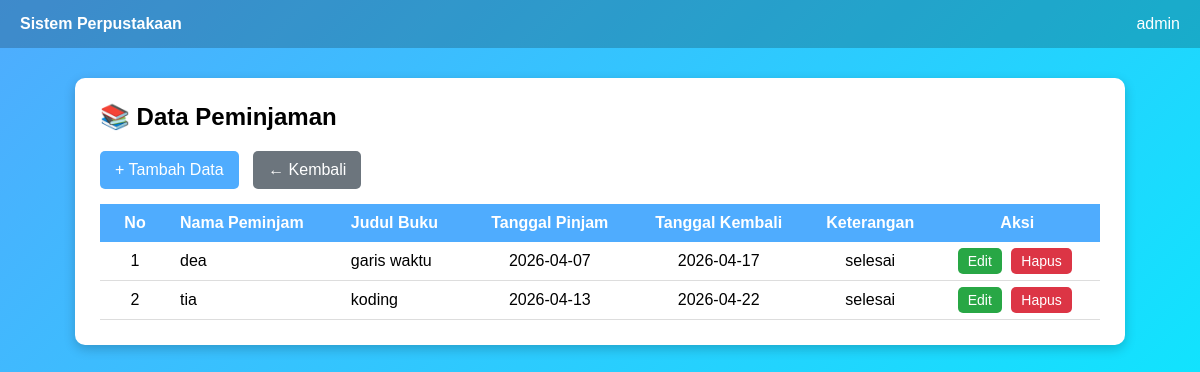
The page / (signed in) on the database its author committed.
### tables this page shows
CREATE TABLE `perpus` (
  `id` int(11) NOT NULL,
  `nama_peminjam` varchar(40) DEFAULT NULL,
  `judul_buku` varchar(255) DEFAULT NULL,
  `tanggal_pinjam` date DEFAULT NULL,
  `tanggal_kembali` date DEFAULT NULL,
  `keterangan` varchar(255) DEFAULT NULL
);

### index.php (the view, shortened to what this page needs)
<?php
include 'koneksi.php';
$data = mysqli_query($conn, "SELECT * FROM perpus");
?>
<!DOCTYPE html>
<html>
<head>
</head>
<body>
<div class="navbar">
    <div><b>Sistem Perpustakaan</b></div>
    <div><?= $_SESSION['username']; ?></div>
</div>
<div class="container">
    <div class="card">
        <h2>📚 Data Peminjaman</h2>
        <div class="top-action">
            <a href="tambah.php" class="btn">+ Tambah Data</a>
            <a href="dashboard.php" class="btn btn-kembali">← Kembali</a>
        </div>
        <table>
            <tr>
                <th>No</th>
                <th>Nama Peminjam</th>
                <th>Judul Buku</th>
                <th>Tanggal Pinjam</th>
                <th>Tanggal Kembali</th>
                <th>Keterangan</th>
                <th>Aksi</th>
            </tr>
            <?php $no=1; while($d = mysqli_fetch_array($data)){ ?>
            <tr>
                <td><?= $no++ ?></td>
                <td><?= $d['nama_peminjam'] ?? '' ?></td>
                <td><?= $d['judul_buku'] ?? '' ?></td>
                <td><?= $d['tanggal_pinjam'] ?? '' ?></td>
                <td><?= $d['tanggal_kembali'] ?? '' ?></td>
                <td><?= $d['keterangan'] ?? '' ?></td>
                <td class="aksi">
                    <a href="edit.php?id=<?= $d['id'] ?>" class="edit">Edit</a>
                    <a href="hapus.php?id=<?= $d['id'] ?>" class="hapus" onclick="return confirm('Yakin mau hapus?')">Hapus</a>
                </td>
            </tr>
            <?php } ?>
        </table>
    </div>
</div>
</body>
</html>

### index.php (style rules this page uses)
body { margin: 0; font-family: Arial, sans-serif; background: linear-gradient(135deg, #4facfe, #00f2fe); min-height: 100vh; }
.navbar { background: rgba(0,0,0,0.2); padding: 15px 20px; color: white; display: flex; justify-content: space-between; }
.container { padding: 30px; display: flex; justify-content: center; }
.card { background: white; padding: 25px; border-radius: 10px; box-shadow: 0 4px 12px rgba(0,0,0,0.2); width: 100%; max-width: 1000px; }
h2 { margin-top: 0; }
.top-action { margin-bottom: 15px; }
.btn { display: inline-block; padding: 10px 15px; background: #4facfe; color: white; text-decoration: none; border-radius: 5px; margin-right: 10px; }
.btn-kembali { background: #6c757d; }
table { width: 100%; border-collapse: collapse; }
table th { background: #4facfe; color: white; padding: 10px; }
table td { padding: 10px; border-bottom: 1px solid #ddd; }
table th:first-child, table td:first-child { width: 50px; text-align: center; }
table th:nth-child(2), table td:nth-child(2), table th:nth-child(3), table td:nth-child(3) { text-align: left; }
table th:nth-child(4), table th:nth-child(5), table th:nth-child(6), table td:nth-child(4), table td:nth-child(5), table td:nth-child(6) { text-align: center; }
table th:nth-child(7), table td:nth-child(7) { text-align: center; }
.aksi a { text-decoration: none; padding: 5px 10px; border-radius: 5px; font-size: 14px; margin-right: 5px; }
.edit { background: #28a745; color: white; }
.hapus { background: #dc3545; color: white; }

### rows shown on the page
perpus: nama_peminjam "dea", judul_buku "garis waktu", tanggal_pinjam "2026-04-07", tanggal_kembali "2026-04-17", keterangan "selesai"
perpus: nama_peminjam "tia", judul_buku "koding", tanggal_pinjam "2026-04-13", tanggal_kembali "2026-04-22", keterangan "selesai"

### other values the page prints
$_SESSION['username'] "admin"
